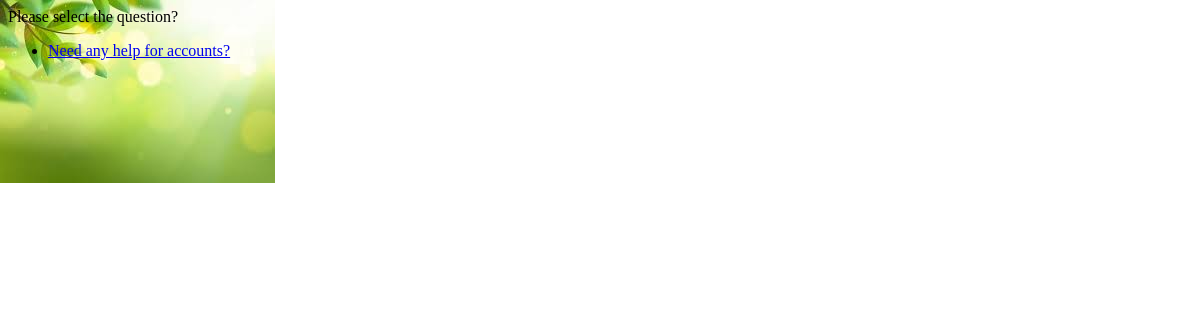
Before: /polls/ with the older database file.
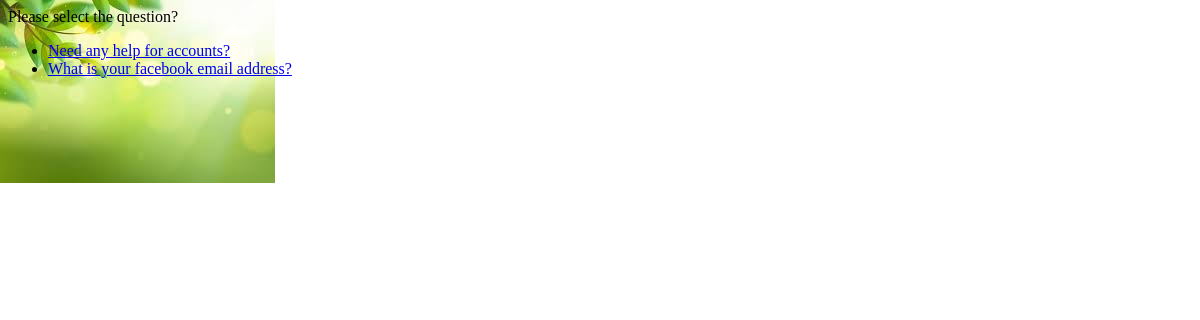
After: the same page with the newer database file.
### polls/models.py (models this page shows, shortened)
class Question(models.Model):
    question_text = models.CharField(max_length=200)
    pub_date = models.DateTimeField('Published Date')

### polls/views.py (the view)
# urls.py: path('', views.IndexView.as_view(), name='index'),
class IndexView(generic.ListView):
    template_name = 'polls/index.html'
    context_object_name = 'latest_question_list'
    def get_queryset(self):
        return Question.objects.filter(pub_date__lte=timezone.now())

### polls/templates/polls/index.html
{% load static %}
<link rel="stylesheet" href="{% static 'polls/style.css' %}">
<p>Please select the question?</p>
{% if latest_question_list %}
<ul>
    {% for question in latest_question_list %}
    <li><a href="{% url 'polls:detail' question.id %}">{{ question.question_text }}</a></li>
    {% endfor %}
</ul>
{% else %}
<p>No polls are available.</p>
{% endif %}

Changed rows visible on the page:
added Question: question_text "What is your facebook email address?"
